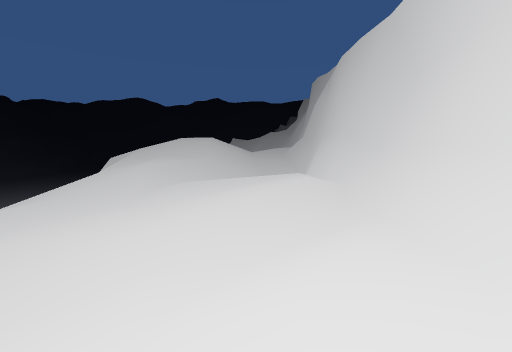
View 1 (above)

15 first-person views from a walk through a 3-D level made in the Unity game engine. The camera is 1.2 m above the floor, tilts 6° down and sees 90° across. The floor is counted in squares, 1 m on a side. Each view is taken from the middle of a square. On the plan, view 1 faces up. The plan holds only what a view shows up to about 12 squares ahead; the rest is blank. The place goes on beyond the plan.

View 2
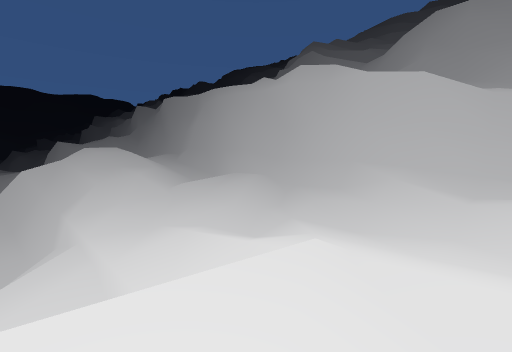

View 3
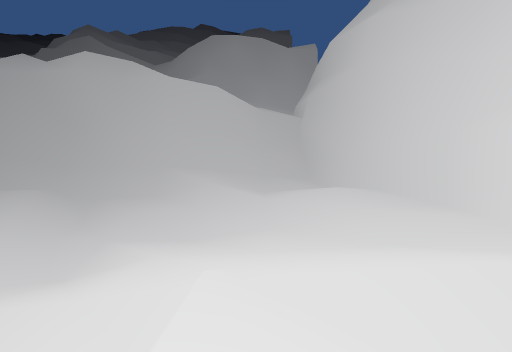

View 4
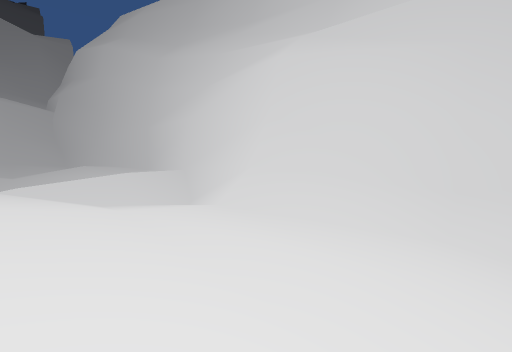

View 5
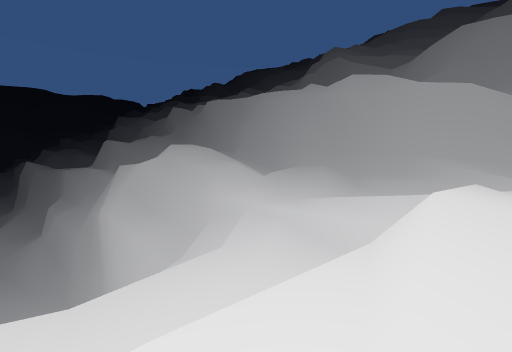

View 6
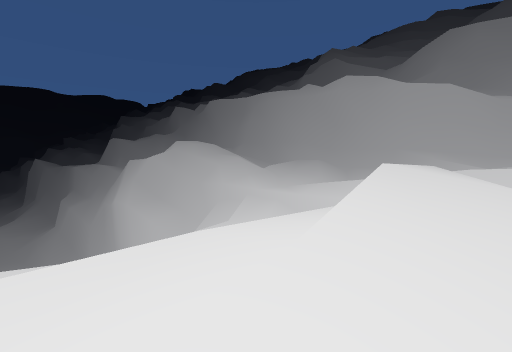

View 7
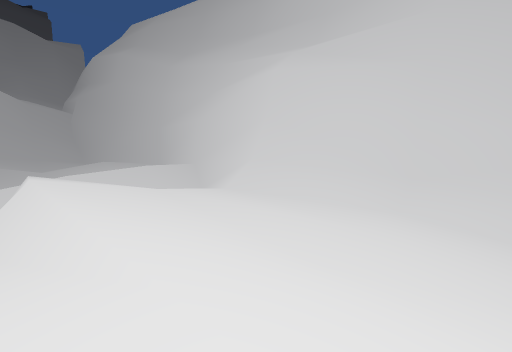

View 8
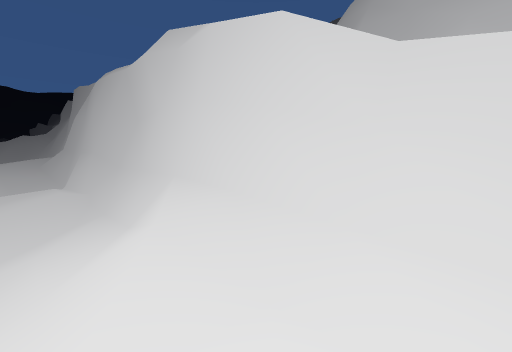

View 9
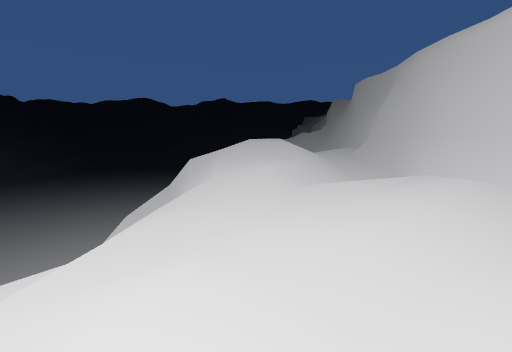

View 10
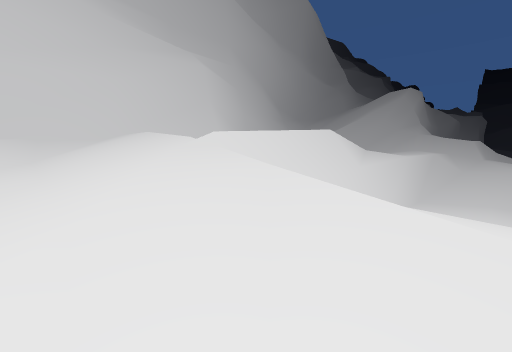

View 11
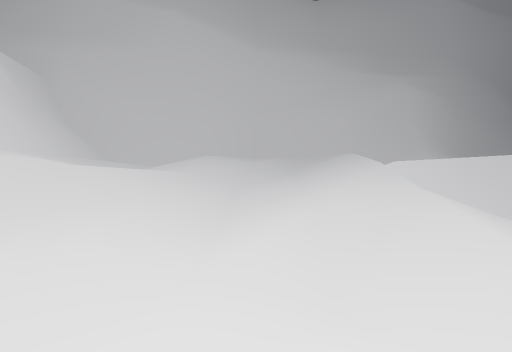

View 12
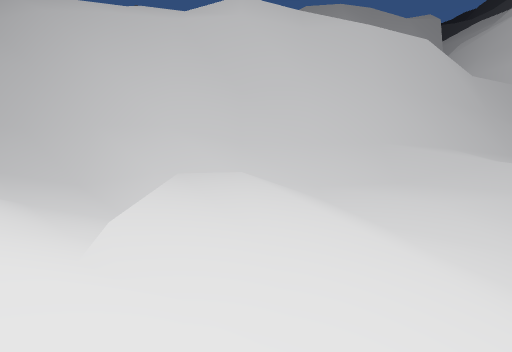

View 13
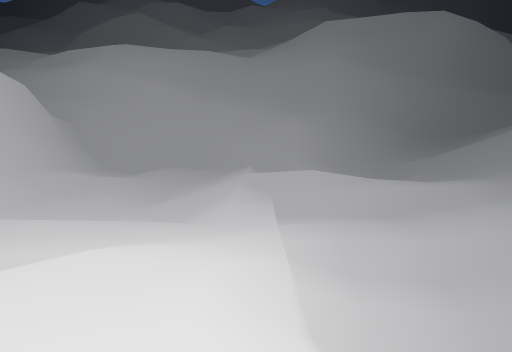

View 14
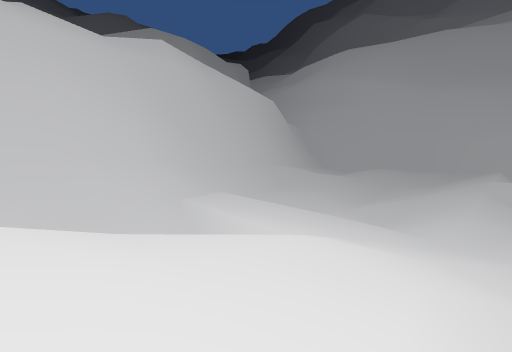

View 15
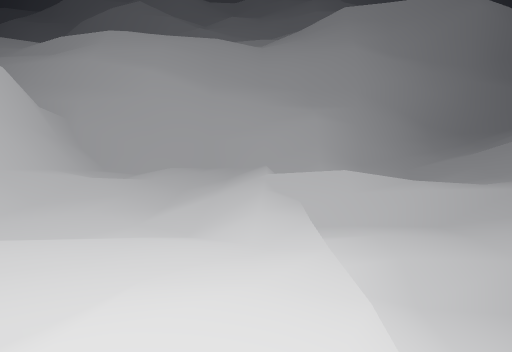

### Floor plan
Key: @ floor where view 1 was taken; # wall or solid block; . main floor; : floor 0.5 m higher than the main floor; - floor 0.5 m lower than the main floor; + floor 0.75 m higher than the main floor; _ floor 0.75 m lower than the main floor; < floor 1.25 m lower than the main floor; ( floor 1.5 m lower than the main floor; ! floor 2 m lower than the main floor; ? floor 2.5 m lower than the main floor; / step, stairs or slope; = window, fence, low wall or low ledge; ^ raised ledge; v drop or lower ground.
Columns run from 14 left of view 1 to 14 right of it. Each row starts with its distance up from view 1.
 12       v////////.=^v/
 11       vv///////.=#v//
 10       vv/+++////=#v//
  9       vv/:+/////=#v//
  8       vv//////===###
  7       vv////...:/=#=
  6      v(v.......//##v
  5     ?!#=---...///##v
  4 ====vv=_----////=# v
  3 _=#<<___-.//_-//##v
  2 __<____v.////-/.==#
  1 __<<__<=////--//==#
  0 =vvv#===///.-/@//=#        ##
 -1 .::/####=//../////#        #
 -2 ::///+++///..//://#v/     ##
 -3 /////+/////.//+:/+#v/     ##
 -4 ....:+:.//////++:+#v/     #
 -5 ....:///////+++########
 -6 ...//######+####  v  //
 -7 ///####  ####   vvv
 -8 ####         vvv
 -9 ##   vvvvvvvv
-10     vvvvvv

Positions as (right, up) in squares from view 1, and headings:
1: (0, 0), facing up
2: (-8, -3), facing up-right
3: (-8, -2), facing right
4: (-13, -2), facing down-right
5: (-13, -2), facing up-right
6: (-14, -3), facing up-right
7: (-14, -1), facing down-right
8: (0, -4), facing up-right
9: (-4, 0), facing up
10: (-3, 2), facing down-left
11: (-2, 5), facing down
12: (-5, 6), facing right
13: (-6, 12), facing down
14: (-6, 12), facing down-right
15: (-5, 10), facing down
